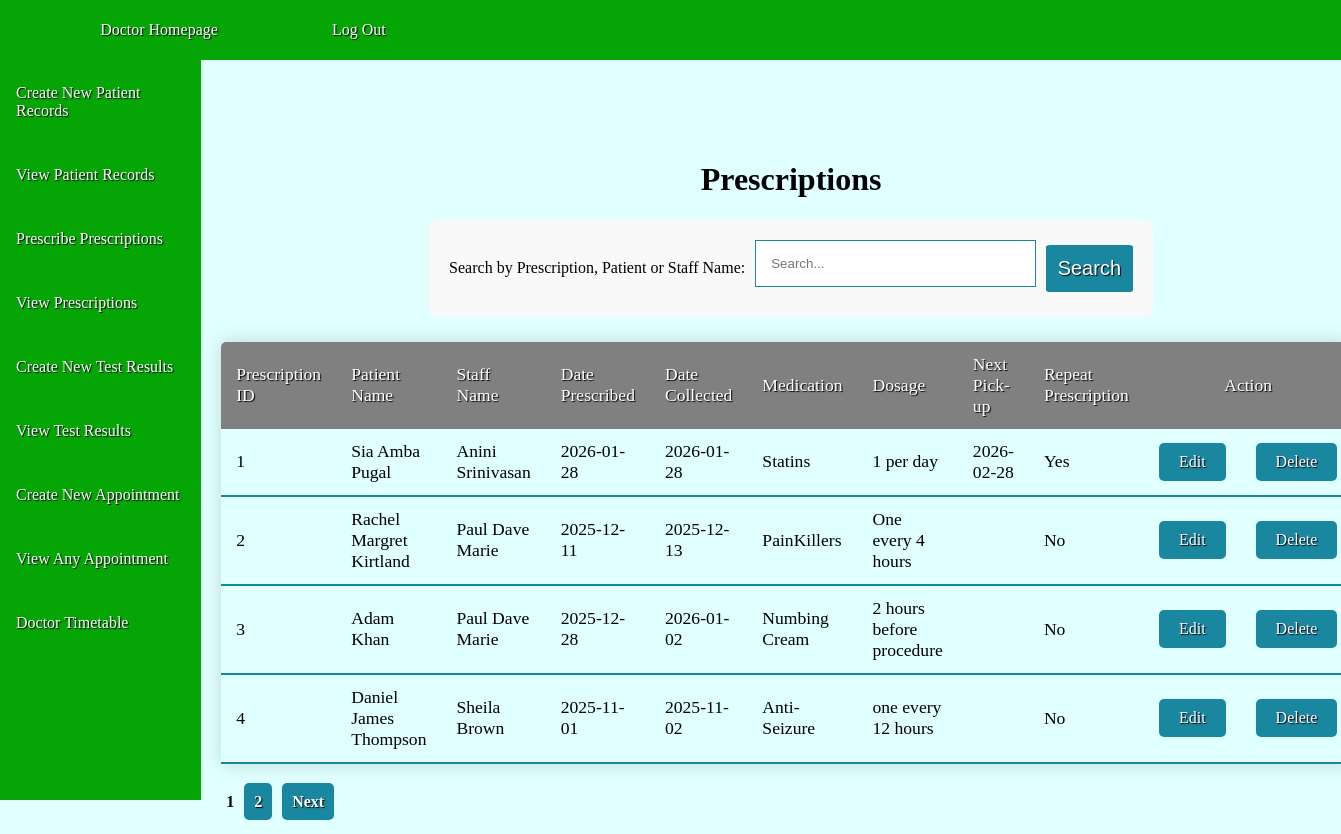
Page /viewPrescriptions.php on the committed database.
### tables this page shows
CREATE TABLE IF NOT EXISTS Prescription
(
prescriptionID INTEGER PRIMARY KEY AUTO_INCREMENT,
patientID INTEGER NOT NULL,
staffID INTEGER NOT NULL,
datePrescribed DATE NOT NULL,
dateCollected DATE,
medication TEXT NOT NULL,
dosage TEXT NOT NULL,
nextPickUp DATE,
repeatPrescription TEXT,
FOREIGN KEY (patientID) REFERENCES Patient(patientID)
ON DELETE CASCADE ON UPDATE CASCADE,
FOREIGN KEY (staffID) REFERENCES Staff(staffID)
ON DELETE CASCADE ON UPDATE CASCADE
);

### viewPrescriptions.php (the view, shortened to what this page needs)
<?php
require_once("functions.php");
$roleid=$_SESSION['role'];
if ($roleid==3){
    include("adminNavBar.php");
} else{
    include("doctorNavBar.php");
}
?>
<!DOCTYPE html>
<html lang="en">
<head>
    <link rel="stylesheet" href="style.css" />
</head>
<body>
    <div class="main" role="main">
        <div>
            <h1 class="centered-header">Prescriptions</h1>
        </div>
        <?php
        require_once('db_connect.php');
        $search=$_GET['search'] ?? '';
        $searchParam= "%" . $search . "%";
        $records_per_page=4;
        $current_page=isset($_GET['page']) ? intval($_GET['page']) : 1;
        $offset=($current_page-1)*$records_per_page;
        if (!empty($search)){
            $stmt=$conn->prepare("SELECT
                COUNT(*) AS total
                FROM Prescription pr
                INNER JOIN Patient p
                ON p.patientID=pr.patientID
                INNER JOIN Staff s
                ON s.staffID=pr.staffID
                WHERE CONCAT_WS(' ', p.pFirstName, p.pMiddleName, p.pLastName) LIKE ? OR
                    CONCAT_WS(' ', s.sFirstName, s.sMiddleName, s.sLastName) LIKE ? OR
                    pr.medication LIKE ?
            ");
            $stmt->bind_param("sss", $searchParam, $searchParam, $searchParam);
            $stmt->execute();
            $total_result=$stmt->get_result();
            $total_row = $total_result->fetch_assoc();
            $total_records = $total_row['total'];
            $stmt = $conn->prepare("SELECT
                pr.prescriptionID,
                CONCAT_WS(' ', p.pFirstName, p.pMiddleName, p.pLastName)
                AS PatientName,
                CONCAT_WS(' ', s.sFirstName, s.sMiddleName, s.sLastName)
                AS StaffName,
                pr.datePrescribed,
                pr.dateCollected,
                pr.medication,
                pr.dosage,
                pr.nextPickUp,
                pr.repeatPrescription
                FROM Prescription pr
                INNER JOIN Patient p
                ON p.patientID=pr.patientID
                INNER JOIN Staff s
                ON s.staffID=pr.staffID
                WHERE CONCAT_WS(' ', p.pFirstName, p.pMiddleName, p.pLastName) LIKE ? OR
                    CONCAT_WS(' ', s.sFirstName, s.sMiddleName, s.sLastName) LIKE ? OR
                    pr.medication LIKE ?
                ORDER BY pr.prescriptionID
                LIMIT ?
                OFFSET ?
            ");
            $stmt->bind_param("sssii", $searchParam, $searchParam, $searchParam, $records_per_page, $offset);
            $stmt->execute();
            $result=$stmt->get_result();
        } else {
            $stmt=$conn->prepare("SELECT
                COUNT(*) AS total
                FROM Prescription
            ");
            $stmt->execute();
            $total_result=$stmt->get_result();
            $total_row = $total_result->fetch_assoc();
            $total_records = $total_row['total'];
            $stmt =$conn->prepare("SELECT
                pr.prescriptionID,
                CONCAT_WS(' ', p.pFirstName, p.pMiddleName, p.pLastName)
                AS PatientName,
                CONCAT_WS(' ', s.sFirstName, s.sMiddleName, s.sLastName)
                AS StaffName,
                pr.datePrescribed,
                pr.dateCollected,
                pr.medication,
                pr.dosage,
                pr.nextPickUp,
                pr.repeatPrescription
                FROM Prescription pr
                INNER JOIN Patient p
                ON p.patientID=pr.patientID
                INNER JOIN Staff s
                ON s.staffID=pr.staffID
                ORDER BY pr.prescriptionID
                LIMIT ?
                OFFSET ?
            ");
            $stmt->bind_param("ii", $records_per_page, $offset);
            $stmt->execute();
            $result=$stmt->get_result();
        }
        $total_pages = ceil($total_records / $records_per_page);
        echo "
        <form method='get' class='search-form'>
            <label for='search'>Search by Prescription, Patient or Staff Name:</label>
            <input type='text' name='search' placeholder='Search...'
            value='" . htmlspecialchars($_GET['search'] ?? '') . "'>
            <button class='search-btn' type='submit'>Search</button>
        </form>";
        echo "<table>";
        echo "
        <thead>
            <tr>
                <td>Prescription ID</td>
                <td>Patient Name</td>
                <td>Staff Name</td>
                <td>Date Prescribed</td>
                <td>Date Collected</td>
                <td>Medication</td>
                <td>Dosage</td>
                <td>Next Pick-up</td>
                <td>Repeat Prescription</td>
                <td style='text-align: center' colspan='2'> Action </td>
            </tr>
        </thead>";
        while ($row = $result->fetch_assoc()){
            $prescriptionid = $row['prescriptionID'];
            $patientname = $row['PatientName'];
            $staffname = $row['StaffName'];
            $dateprescribed = $row['datePrescribed'];
            $dateCollected=$row['dateCollected'];
            $medication = $row['medication'];
            $dosage = $row['dosage'];
            $nextpickupdate = $row['nextPickUp'];
            $repeatprescription = $row['repeatPrescription'] ? 'Yes' : 'No';
            echo "
            <tbody>
                <tr>
                    <td>$prescriptionid</td>
                    <td>$patientname</td>
                    <td>$staffname</td>
                    <td>$dateprescribed</td>
                    <td>$dateCollected</td>
                    <td>$medication</td>
                    <td>$dosage</td>
                    <td>$nextpickupdate</td>
                    <td>$repeatprescription</td>
                    <td><a class='action-button' href='updatePrescription.php?prescriptionID=$prescriptionid'>Edit</a></td>
                    <td><a class='action-button' href='deletePrescription.php?prescriptionID=$prescriptionid'>Delete</a></td>
                </tr>
            </tbody>";
            }
            echo "</table>";
            echo"<div class='pagination'>";
            for ($i = 1; $i <= $total_pages; $i++) {
                if ($i == $current_page) {
                    echo "<strong>$i</strong>";
                } else {
                    echo "<a href='?page=$i&search=" . urlencode($search) . "'>$i</a>";
                }
            }
            if ($current_page < $total_pages) {
                $next_page = $current_page + 1;
                echo "<a href='?page=$next_page&search=" . urlencode($search) . "'>Next</a>";
            }
            echo "</div>";
        ?>
    </div>
</body>
</html>

### style.css (style rules this page uses)
body { font-family: 'Times New Roman', Times, serif; margin: 0; background-color:lightcyan; }
.main { margin-left: 15%; margin-top: 60px; padding: 20px; width: 85%; padding-top: 80px; display: block; }
.centered-header { text-align: center; }
button { display: block; width: 100%; min-height: 44px; padding: 12px; background-color: rgb(5, 165, 5); color: black; border: none; border-radius: 10%; cursor: pointer; color: black; margin: 10px auto; font-size: 20px; text-decoration: none; }
form button { display: block; width: 90%; background-color: rgb(5, 165, 5); color: white; border: none; border-radius: 5%; cursor: pointer; margin: auto; font-size: 20px; text-decoration: none; text-shadow: 1px 1px 1px black; }
.search-btn { width: auto; background-color: rgb(26, 135, 160); }
.search-form { display: flex; align-items: center; gap: 10px; width: 60%; }
.search-form input[type="text"] { flex: 1; width: auto; }
a { text-decoration: solid; }
form { width: 30%; height: auto; margin: 0 auto; padding: 20px; background: #f9f9f9; border-radius: 8px; }
input[type="text"], input[type="number"], input[type="date"], input[type="time"], input[type="email"], input[type="submit"] { width: calc(100% - 22px); padding: 15px; margin-bottom: 10px; border: 1px solid rgb(26, 135, 160); }
table { width: 97%; height: calc(50vh - 60px); border-collapse: collapse; margin: 25px 0; font-size: 1.1em; border-radius: 5px 5px 0 0; overflow: hidden; box-shadow: 0 0 20px rgba(0, 0, 0, 0.15); }
thead tr { text-shadow: 1px 1px 1px black; background-color: grey; color: #ffffff; text-align: left; }
td { padding: 12px 15px; }
tbody tr { border-bottom: 1px solid #dddddd; }
tbody tr:last-of-type { border-bottom: 2px solid rgb(26, 135, 160); }
.pagination a { display: inline; width:50%; height: 25%; background: rgb(26, 135, 160); padding: 10px; text-align: center; border-radius: 5px; font-weight: bold; line-height: 25px; margin: 0 5px; text-decoration: none; color:#ffffff; text-shadow: 1px 1px 1px black; }
.pagination strong { margin: 0 5px; font-weight: bold; }
.pagination { margin-left:auto; margin-right:auto; margin-top:10px; }
.action-button { display: inline-block; width: auto; padding: 10px 20px; background-color: rgb(26, 135, 160); border: none; border-radius: 5px; cursor: pointer; color: white; margin: auto; font-size: 16px; text-decoration: none; align-items: center; text-shadow: 1px 1px 1px black; }

### rows in the picture
prescription: prescriptionID "1", patientname "Sia Amba Pugal", staffname "Anini Srinivasan", datePrescribed "2026-01-28", dateCollected "2026-01-28", medication "Statins", dosage "1 per day", nextPickUp "2026-02-28", repeatPrescription "Yes"
prescription: prescriptionID "2", patientname "Rachel Margret Kirtland", staffname "Paul Dave Marie", datePrescribed "2025-12-11", dateCollected "2025-12-13", medication "PainKillers", dosage "One every 4 hours", repeatPrescription "No"
prescription: prescriptionID "3", patientname "Adam Khan", staffname "Paul Dave Marie", datePrescribed "2025-12-28", dateCollected "2026-01-02", medication "Numbing Cream", dosage "2 hours before procedure", repeatPrescription "No"
prescription: prescriptionID "4", patientname "Daniel James Thompson", staffname "Sheila Brown", datePrescribed "2025-11-01", dateCollected "2025-11-02", medication "Anti-Seizure", dosage "one every 12 hours", repeatPrescription "No"
